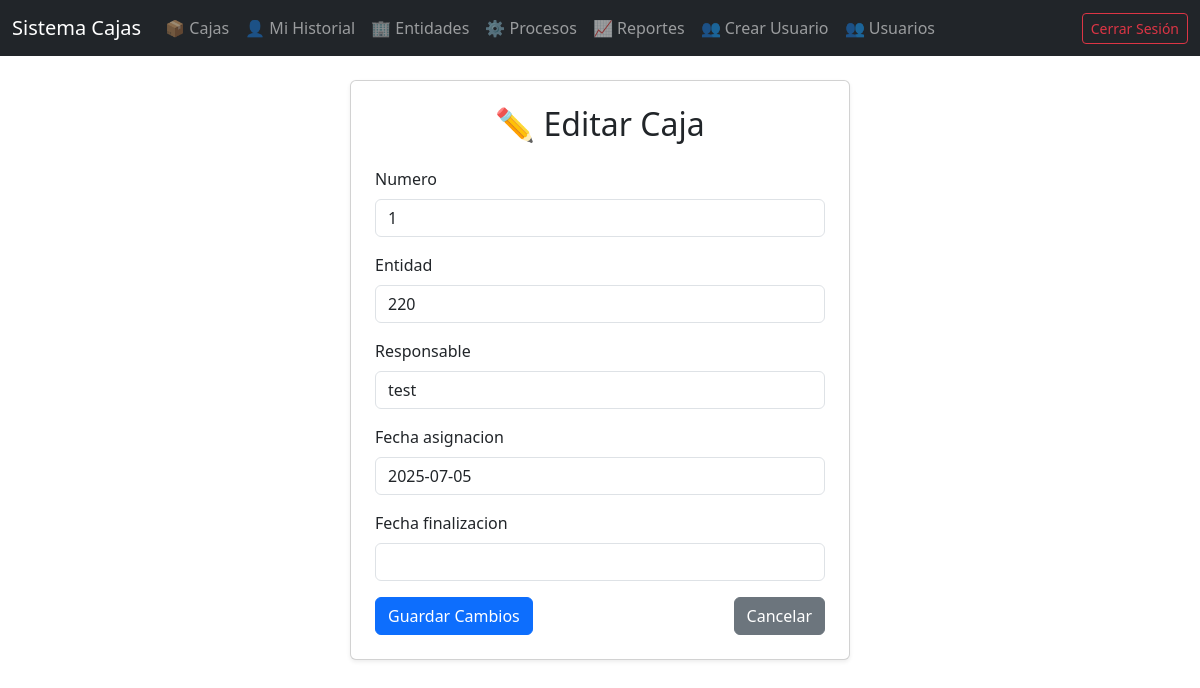
/cajas/editar/30/ (signed in), run on the app's committed database.
### cajas/models.py (models this page shows, shortened)
class Caja(models.Model):
    numero = models.CharField(max_length=20, unique=True)
    entidad = models.ForeignKey(Entidad, on_delete=models.SET_NULL, null=True, blank=True)
    responsable = models.ForeignKey(Usuario, on_delete=models.SET_NULL, null=True, blank=True)
    fecha_asignacion = models.DateField(null=True, blank=True)
    fecha_finalizacion = models.DateField(null=True, blank=True)

### cajas/views.py (the view)
# urls.py: path('editar/<int:caja_id>/', views.editar_caja, name='editar_caja'),
@login_required
@user_passes_test(lambda u: u.is_staff)
def editar_caja(request, caja_id):
    caja = get_object_or_404(Caja, id=caja_id)
    if request.method == 'POST':
        form = CajaForm(request.POST, instance=caja)
        if form.is_valid():
            form.save()
            return redirect('lista_cajas')
    else:
        form = CajaForm(instance=caja)
    return render(request, 'cajas/editar_caja.html', {'form': form})

### cajas/forms.py
class CajaForm(forms.ModelForm):
    class Meta:
        model = Caja
        fields = ['numero', 'entidad', 'responsable', 'fecha_asignacion', 'fecha_finalizacion']
    def __init__(self, *args, **kwargs):
        super().__init__(*args, **kwargs)
        for field in self.fields.values():
            field.widget.attrs.update({'class': 'form-control'})

### entidades/models.py (called while the page is built)
    def __str__(self):
        return self.nombre

### templates/cajas/editar_caja.html (shortened to what this page needs)
{% extends 'base.html' %}
{% block content %}
<div class="d-flex justify-content-center">
  <div class="card p-4 shadow-sm" style="width: 100%; max-width: 500px;">
    <h2 class="mb-4 text-center">
      ✏️ Editar Caja
    </h2>
    <form method="POST">
      {% for field in form %}
        <div class="mb-3">
          <label class="form-label">{{ field.label }}</label>
          {{ field }}
        </div>
      {% endfor %}
      <div class="d-flex justify-content-between">
        <button type="submit" class="btn btn-primary">Guardar Cambios</button>
        <a href="{% url 'lista_cajas' %}" class="btn btn-secondary">Cancelar</a>
      </div>
    </form>
  </div>
</div>
{% endblock %}

### data on the page
Caja: form "1" "220" "test" "2025-07-05"

### other printed values
{{ field.label }} "Numero" "Entidad" "Responsable" "Fecha asignacion" "Fecha finalizacion"
